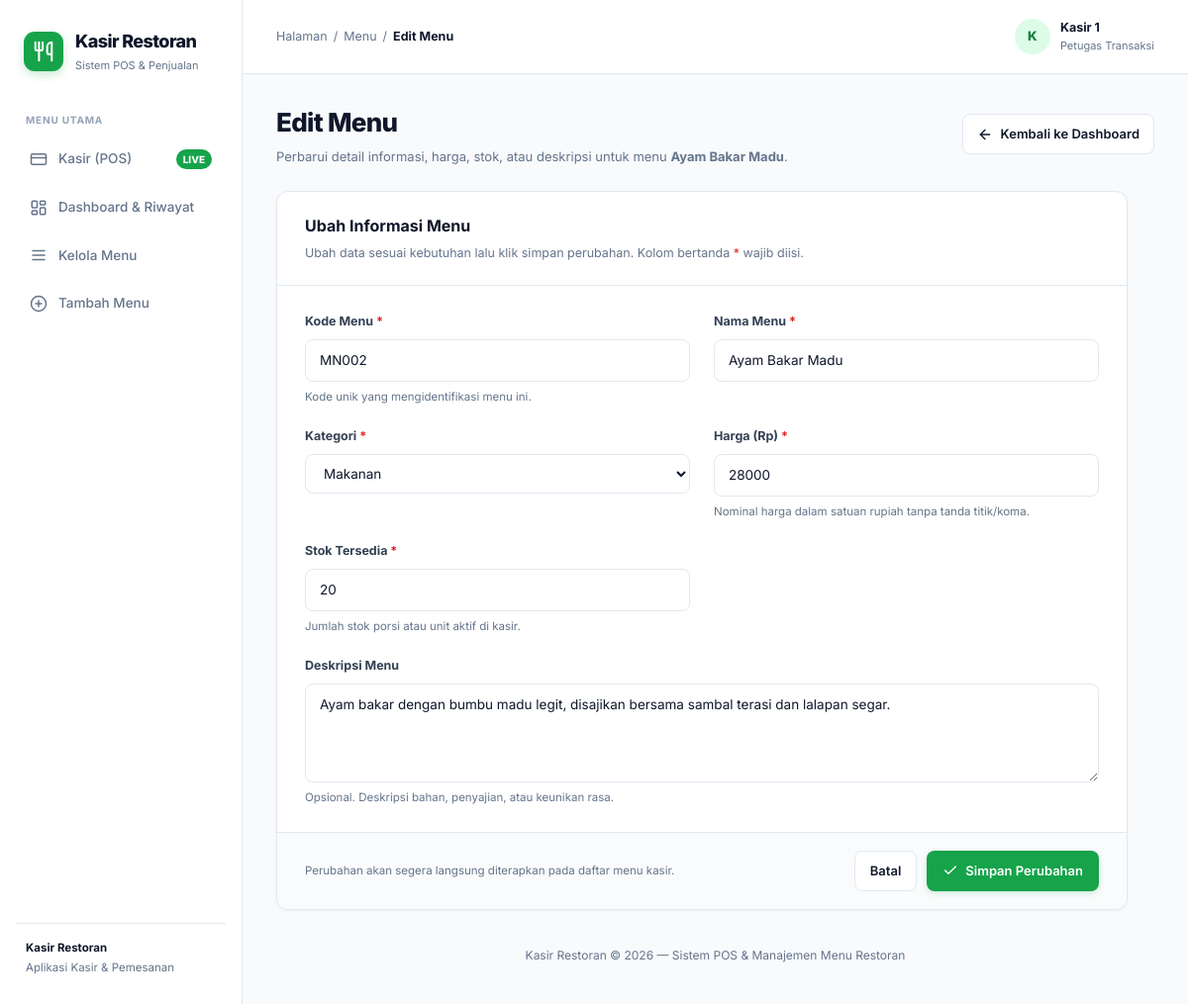
Page /edit.php?id=2 on the committed database.
### tables this page shows
CREATE TABLE menu (
    id INT PRIMARY KEY AUTO_INCREMENT,
    kd_menu VARCHAR(20) UNIQUE NOT NULL,
    nama_menu VARCHAR(100) NOT NULL,
    kategori VARCHAR(50) NOT NULL,
    harga INT NOT NULL,
    stock INT NOT NULL,
    deskripsi TEXT
);

### edit.php (the view, shortened to what this page needs)
<?php
require 'config/database.php';
$id = filter_var($_GET['id'] ?? null, FILTER_VALIDATE_INT);
$stmt = mysqli_prepare($koneksi, "SELECT * FROM menu WHERE id = ?");
if ($stmt) {
    mysqli_stmt_bind_param($stmt, "i", $id);
    mysqli_stmt_execute($stmt);
    $result = mysqli_stmt_get_result($stmt);
    $menu = mysqli_fetch_assoc($result);
} else {
    $menu = null;
}
function e($value)
{
    return htmlspecialchars((string) $value, ENT_QUOTES, 'UTF-8');
}
?>
<!DOCTYPE html>
<html lang="id">
<head>
    <link rel="stylesheet" href="assets/css/style.css">
</head>
<body>
<div class="dashboard-layout">
    <aside class="sidebar">
        <a href="index.php" class="brand">
            <div class="brand-icon">
                <svg xmlns="http://www.w3.org/2000/svg" width="22" height="22" viewBox="0 0 24 24" fill="none" stroke="currentColor" stroke-width="2.2" stroke-linecap="round" stroke-linejoin="round">
                    <path d="M3 2v7c0 1.1.9 2 2 2h4a2 2 0 0 0 2-2V2"/>
                    <path d="M7 2v20"/>
                    <path d="M21 15V2a5 5 0 0 0-5 5v6c0 1.1.9 2 2 2h3Zm0 0v7"/>
                </svg>
            </div>
            <div>
                <div class="brand-name">Kasir Restoran</div>
                <div class="brand-caption">Sistem POS & Penjualan</div>
            </div>
        </a>
        <div class="nav-label">MENU UTAMA</div>
        <a href="kasir.php" class="nav-link">
            <svg xmlns="http://www.w3.org/2000/svg" width="18" height="18" viewBox="0 0 24 24" fill="none" stroke="currentColor" stroke-width="2" stroke-linecap="round" stroke-linejoin="round">
                <rect width="20" height="14" x="2" y="5" rx="2"/>
                <line x1="2" x2="22" y1="10" y2="10"/>
            </svg>
            <span>Kasir (POS)</span>
            <span class="nav-link-badge">LIVE</span>
        </a>
        <a href="index.php" class="nav-link">
            <span>Dashboard & Riwayat</span>
        </a>
        <a href="index.php#menuTable" class="nav-link">
            <svg xmlns="http://www.w3.org/2000/svg" width="18" height="18" viewBox="0 0 24 24" fill="none" stroke="currentColor" stroke-width="2" stroke-linecap="round" stroke-linejoin="round">
                <line x1="4" x2="20" y1="6" y2="6"/>
                <line x1="4" x2="20" y1="12" y2="12"/>
                <line x1="4" x2="20" y1="18" y2="18"/>
            </svg>
            <span>Kelola Menu</span>
        </a>
        <a href="tambah.php" class="nav-link">
            <svg xmlns="http://www.w3.org/2000/svg" width="18" height="18" viewBox="0 0 24 24" fill="none" stroke="currentColor" stroke-width="2" stroke-linecap="round" stroke-linejoin="round">
                <circle cx="12" cy="12" r="10"/>
                <line x1="12" x2="12" y1="8" y2="16"/>
                <line x1="8" x2="16" y1="12" y2="12"/>
            </svg>
            <span>Tambah Menu</span>
        </a>
        <div class="sidebar-footer">
            <strong>Kasir Restoran</strong>
            <p>Aplikasi Kasir & Pemesanan</p>
        </div>
    </aside>
    <div class="main-area">
        <header class="topbar">
            <div class="breadcrumb">
                <a href="index.php" style="color: inherit;">Halaman</a> / <a href="index.php" style="color: inherit;">Menu</a> / <strong>Edit Menu</strong>
            </div>
            <div class="profile">
                <div class="profile-avatar">K</div>
                <div>
                    <div class="profile-name">Kasir 1</div>
                    <div class="profile-role">Petugas Transaksi</div>
                </div>
            </div>
        </header>
        <main class="dashboard-content">
            <div class="page-header">
                <div>
                    <h1 class="page-title">Edit Menu</h1>
                    <p class="welcome-text">
                        Perbarui detail informasi, harga, stok, atau deskripsi untuk menu <strong><?= e($menu['nama_menu']) ?></strong>.
                    </p>
                </div>
                <a href="index.php" class="back-link">
                    <svg xmlns="http://www.w3.org/2000/svg" width="16" height="16" viewBox="0 0 24 24" fill="none" stroke="currentColor" stroke-width="2" stroke-linecap="round" stroke-linejoin="round">
                        <line x1="19" x2="5" y1="12" y2="12"/>
                        <polyline points="12 19 5 12 12 5"/>
                    </svg>
                    <span>Kembali ke Dashboard</span>
                </a>
            </div>
            <section class="form-card">
                <div class="card-heading">
                    <h2>Ubah Informasi Menu</h2>
                    <p>
                        Ubah data sesuai kebutuhan lalu klik simpan perubahan. Kolom bertanda <span class="required">*</span> wajib diisi.
                    </p>
                </div>
                <form action="process.php" method="POST">
                    <div class="form-body">
                        <div class="form-grid">
                            <div class="field">
                                <label for="kd_menu">
                                    Kode Menu <span class="required">*</span>
                                </label>
                                <input
                                    class="input"
                                    type="text"
                                    id="kd_menu"
                                    name="kd_menu"
                                    value="<?= e($menu['kd_menu']) ?>"
                                    maxlength="20"
                                    required
                                >
                                <small class="helper">
                                    Kode unik yang mengidentifikasi menu ini.
                                </small>
                            </div>
                            <div class="field">
                                <label for="nama_menu">
                                    Nama Menu <span class="required">*</span>
                                </label>
                                <input
                                    class="input"
                                    type="text"
                                    id="nama_menu"
                                    name="nama_menu"
                                    value="<?= e($menu['nama_menu']) ?>"
                                    maxlength="100"
                                    required
                                >
                            </div>
                            <div class="field">
                                <label for="kategori">
                                    Kategori <span class="required">*</span>
                                </label>
                                <select id="kategori" name="kategori" required>
                                    <option value="Makanan" <?= $menu['kategori'] === 'Makanan' ? 'selected' : '' ?>>Makanan</option>
                                </select>
                            </div>
                            <div class="field">
                                <label for="harga">
                                    Harga (Rp) <span class="required">*</span>
                                </label>
                                <input
                                    class="input"
                                    type="number"
                                    id="harga"
                                    name="harga"
                                    value="<?= (float) $menu['harga'] ?>"
                                    min="0"
                                    step="1"
                                    required
                                >
                                <small class="helper">
                                    Nominal harga dalam satuan rupiah tanpa tanda titik/koma.
                                </small>
                            </div>
                            <div class="field">
                                <label for="stock">
                                    Stok Tersedia <span class="required">*</span>
                                </label>
                                <input
                                    class="input"
                                    type="number"
                                    id="stock"
                                    name="stock"
                                    value="<?= (int) $menu['stock'] ?>"
                                    min="0"
                                    step="1"
                                    required
                                >
                                <small class="helper">
                                    Jumlah stok porsi atau unit aktif di kasir.
                                </small>
                            </div>
                            <div class="field full">
                                <label for="deskripsi">Deskripsi Menu</label>
                                <textarea
                                    id="deskripsi"
                                    name="deskripsi"
                                    placeholder="Tuliskan deskripsi ringkas tentang menu ini..."
                                ><?= e($menu['deskripsi']) ?></textarea>
                                <small class="helper">
                                    Opsional. Deskripsi bahan, penyajian, atau keunikan rasa.
                                </small>
                            </div>
                        </div>
                    </div>
                    <div class="form-footer">
                        <div class="footer-note">
                            Perubahan akan segera langsung diterapkan pada daftar menu kasir.
                        </div>
                        <div class="form-actions">
                            <a href="index.php" class="btn btn-cancel">
                                Batal
                            </a>
                            <button type="submit" class="btn btn-save">
                                <svg xmlns="http://www.w3.org/2000/svg" width="16" height="16" viewBox="0 0 24 24" fill="none" stroke="currentColor" stroke-width="2" stroke-linecap="round" stroke-linejoin="round">
                                    <polyline points="20 6 9 17 4 12"/>
                                </svg>
                                <span>Simpan Perubahan</span>
                            </button>
                        </div>
                    </div>
                </form>
            </section>
            <div class="site-footer">
                Kasir Restoran &copy; <?= date('Y') ?> — Sistem POS & Manajemen Menu Restoran
            </div>
        </main>
    </div>
</div>
</body>
</html>

### rows in the picture
menu: nama_menu "Ayam Bakar Madu", kd_menu "MN002", kategori "Makanan", harga "28000", stock "20", deskripsi "Ayam bakar dengan bumbu madu legit, disajikan bersama sambal terasi dan lalapan segar."
